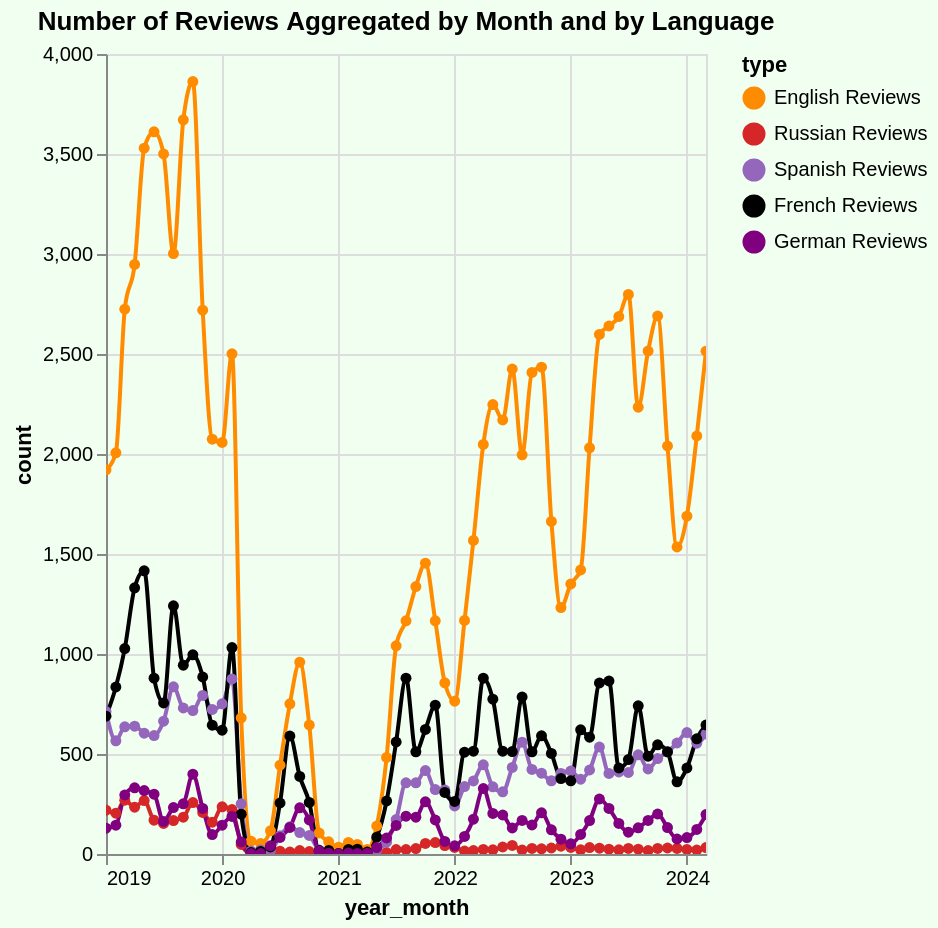

Describe this chart as a Vega-Lite specification.
### Vega-Lite specification from a JSON file in a GitHub repository (floating-point values rounded to 4 significant figures; data arrays with more than 128 entries replaced by an {"elided": "..."} marker saying what was removed)
{"config": {"view": {"continuousWidth": 300, "continuousHeight": 300}}, "data": {"name": "data-ec6b8eeecb8df9cdf140bc1b956496bd"}, "mark": {"type": "line", "interpolate": "monotone", "point": true}, "background": "#f0fff0", "encoding": {"color": {"field": "type", "scale": {"domain": ["English Reviews", "Russian Reviews", "Spanish Reviews", "French Reviews", "German Reviews"], "range": ["darkorange", "#d62728", "#9467bd", "black", "purple"]}, "type": "nominal"}, "opacity": {"condition": {"param": "param_11", "value": 1}, "value": 0.1}, "tooltip": [{"field": "year_month", "type": "temporal"}, {"field": "count", "type": "quantitative"}, {"field": "type", "type": "nominal"}], "x": {"field": "year_month", "type": "temporal"}, "y": {"field": "count", "type": "quantitative"}}, "height": 400, "params": [{"name": "param_11", "select": {"type": "point", "fields": ["type"]}, "bind": "legend"}, {"name": "param_14", "select": {"type": "interval", "encodings": ["x", "y"]}, "bind": "scales"}], "title": "Number of Reviews Aggregated by Month and by Language", "width": "container", "$schema": "https://vega.github.io/schema/vega-lite/v5.17.0.json", "datasets": {"data-ec6b8eeecb8df9cdf140bc1b956496bd": {"elided": "361 records"}}}
